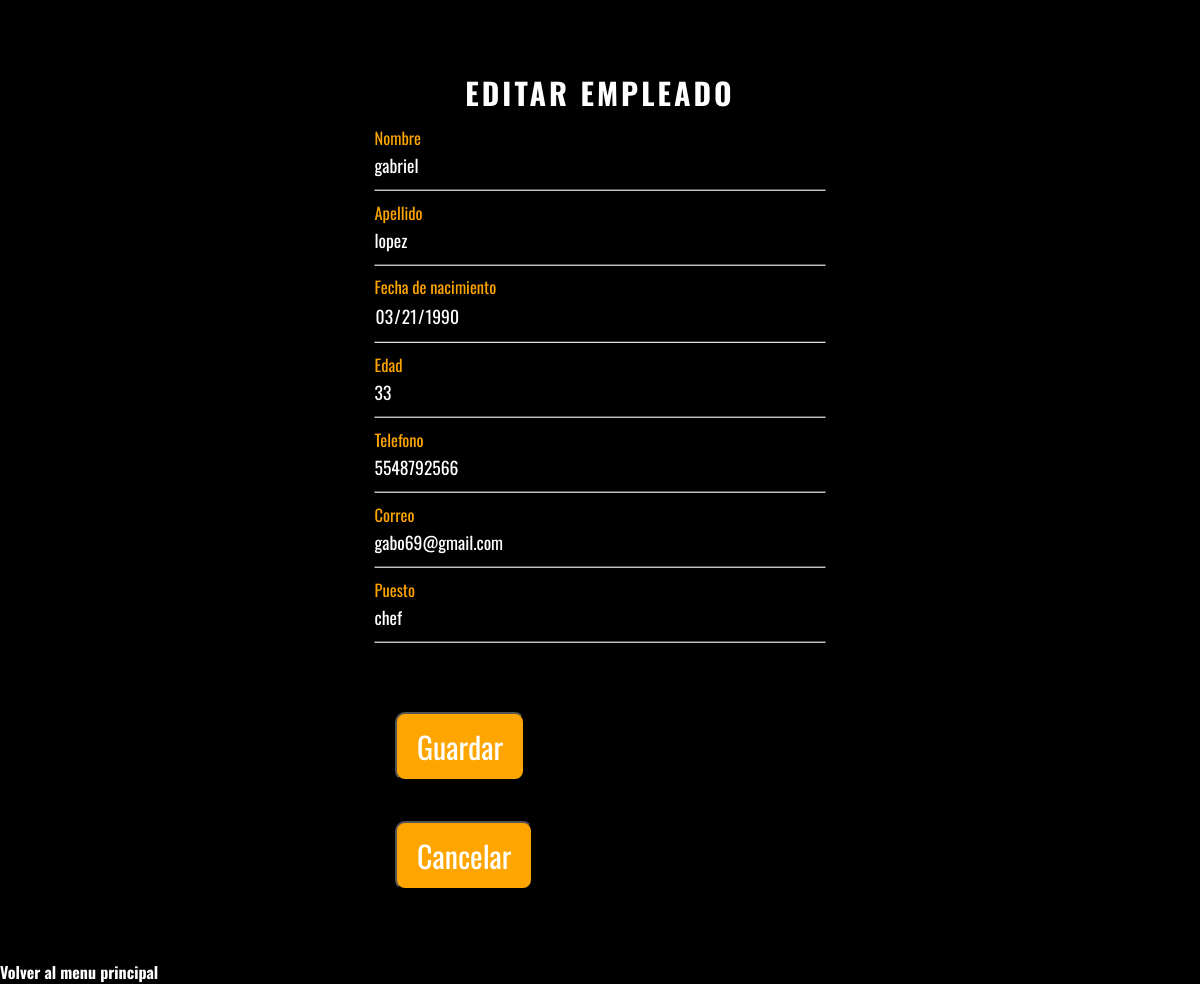
Page /editEmpleado.php?id=1 on the committed database.
### tables this page shows
CREATE TABLE `empleados` (
  `id_empleado` int(11) NOT NULL,
  `id_usuario` int(11) DEFAULT NULL,
  `nombre` varchar(50) NOT NULL,
  `apellido` varchar(50) NOT NULL,
  `fecha_nacimiento` date NOT NULL,
  `edad` tinyint(2) NOT NULL,
  `telefono` bigint(10) NOT NULL,
  `correo` varchar(50) NOT NULL,
  `puesto` varchar(20) NOT NULL
);

### editEmpleado.php (the view, shortened to what this page needs)
<!DOCTYPE html>
<html lang="en">
<head>
  <link rel="stylesheet" href="https://cdnjs.cloudflare.com/ajax/libs/font-awesome/6.4.0/css/all.min.css"integrity="sha512-iecdLmaskl7CVkqkXNQ/ZH/XLlvWZOJyj7Yy7tcenmpD1ypASozpmT/E0iPtmFIB46ZmdtAc9eNBvH0H/ZpiBw==" />
  <link rel="stylesheet" href="style/index.css">
  <link rel="stylesheet" href="style/registrar.css">
</head>
<body>
<div class="mainregistrar">
        <div class="registrar-box">
        <h2>EDITAR EMPLEADO</h2>
        <?php
            include 'conexion.php';
            if (isset($_GET['id'])) {
                $id = $_GET['id'];
                $query = "SELECT * FROM empleados WHERE id_empleado=$id";
                $result = $conecta->query($query);
                if ($result->num_rows == 1) {
                    $row = $result->fetch_assoc();
            ?>
                    <form method="POST" >
                    <div class="info-box">
                        <input type="text" name="nombre" value="<?php echo $row['nombre']; ?>">
                        <label>Nombre</label>
                    </div>
                    <div class="info-box">
                        <input type="text" name="apellido" value="<?php echo $row['apellido']; ?>">
                        <label>Apellido</label>
                    </div>
                    <div class="info-box">
                        <input type="date" name="fecha_nacimiento" value="<?php echo $row['fecha_nacimiento']; ?>">
                        <label>Fecha de nacimiento</label>
                    </div>
                    <div class="info-box">
                        <input type="number" name="edad" value="<?php echo $row['edad']; ?>">
                        <label>Edad</label>
                    </div>
                    <div class="info-box">
                        <input type="number" name="telefono" value="<?php echo $row['telefono']; ?>">
                        <label>Telefono</label>
                    </div>
                    <div class="info-box">
                        <input type="email" min="1" max="30" name="correo" value="<?php echo $row['correo']; ?>">
                        <label>Correo</label>
                    </div>
                    <div class="info-box">
                        <input type="text" name="puesto" value="<?php echo $row['puesto']; ?>">
                        <label>Puesto</label>
                    </div>
                        <input type="submit" name="subir" class="botonRegistrar" value="Guardar">
                        <?php echo "<button class='botonRegistrar' onclick=\"window.location.href='empleadosAdmin.php'\">Cancelar</button>";
?>
                    </form>
            <?php
                } else {
                    echo'<script>alert("Empleado no encontrada");</script>';
                }
            } else {
                echo'<script>alert("ID ERROR");</script>';
            }
            ?>
        </div>
</div>
    <a href="index.php"><strong>Volver al menu principal</strong></a>
</body>
</html>

### style/index.css (style rules this page uses)
* { margin: 0; padding: 0; font-family: 'Oswald', sans-serif; }
body { height: 100vh; color: #fff; background-color: black; background-image: url("http://localhost/integrador/img/fondo230.jpg"); background-position: center; background-size: cover; background-repeat: no-repeat; background-attachment: fixed; transition: all .2s ease-in-out; animation: cambioImagen 10s infinite; }
a { color: #fff; text-decoration: none; }

### style/registrar.css (style rules this page uses)
.mainregistrar { justify-content: center; align-items: center; display: grid; }
.registrar-box { transition: all .2s ease-in-out; width: 550px; padding: 70px; background: rgba(0,0,0,.5); box-sizing: border-box; box-shadow: 0 15px 25px rgba(0,0,0,.6); border-radius: 10px; }
.registrar-box h2 { margin: 0 0 30px; letter-spacing: 3px; font-size: 30px; padding: 0; color: #fff; transition: all .2s ease-in-out; text-align: center; }
.registrar-box .info-box { position: relative; height: 100%; scale: 1.1; }
.registrar-box .info-box input { width: 100%; padding: 10px 0; font-size: 16px; margin-bottom: 30px; color: #fff; border: none; border-bottom: 1px solid #fff; outline: none; background: transparent; }
.registrar-box .info-box label { position: absolute; top:0; left: 0; padding: 10px 0; font-size: 20px; color: #fff; pointer-events: none; transition: all .2s ease-in-out; }
.registrar-box .info-box input:focus ~ label, .registrar-box .info-box input:valid ~ label { top: -25px; left: 0; color: orange; font-size: 15px; }
.botonRegistrar { display: flex; justify-content: center; position: center; padding: 10px 20px; background-color: orange; color: white; font-size: 30px; border-radius: 10px; transition: all .2s ease-in-out; margin-top: 40px; }

### rows in the picture
empleados: nombre "gabriel", apellido "lopez", fecha_nacimiento "03/21/1990", edad "33", telefono "5548792566", correo "gabo69@gmail.com", puesto "chef"
